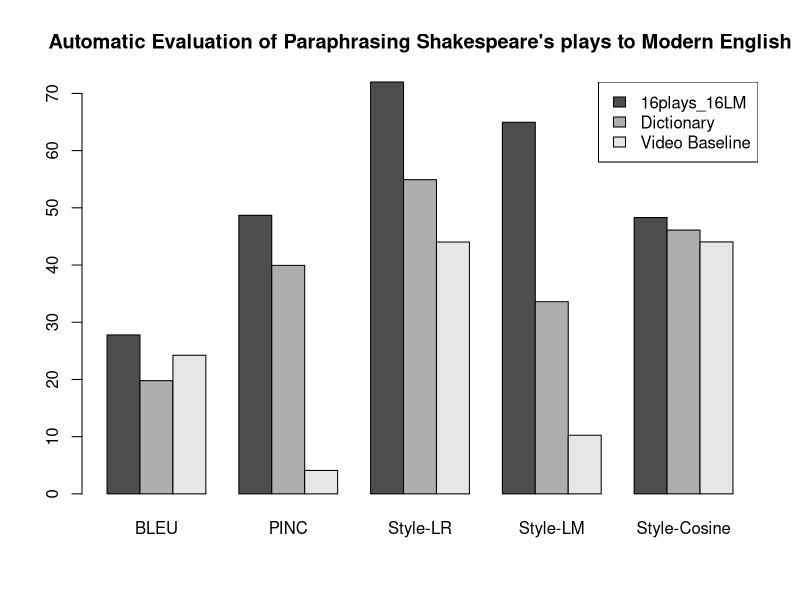

Write R code to recreate this figure.
systems = c('16plays_16LM', 'Dictionary', 'Video Baseline')
metrics = c('BLEU', 'PINC', 'Style-LR', 'Style-LM', 'Style-Cosine')
BLEU = c(27.79, 19.79, 24.23)
PINC = c(48.70, 39.94, 4.09)
sMaxEnt = c(71.99, 54.92, 44.02)
sCosine = c(48.30, 46.11, 44.04)
sLM = c(64.96, 33.59, 10.25)

pdf('shakespeare_to_modern.pdf', width=8, height=5)

barplot(
	t(rbind(BLEU, PINC, sMaxEnt, sLM, sCosine)),
	names.arg=metrics, beside=TRUE)
title("Automatic Evaluation of Paraphrasing Shakespeare's plays to Modern English")

#legend("topright", legend=c('BLEU', 'PINC', 'Style-MaxEnt', 'Style-Cosine'), fill=(gray.colors(n=4)))
legend("topright", legend=systems, fill=(gray.colors(n=3)))

dev.off()